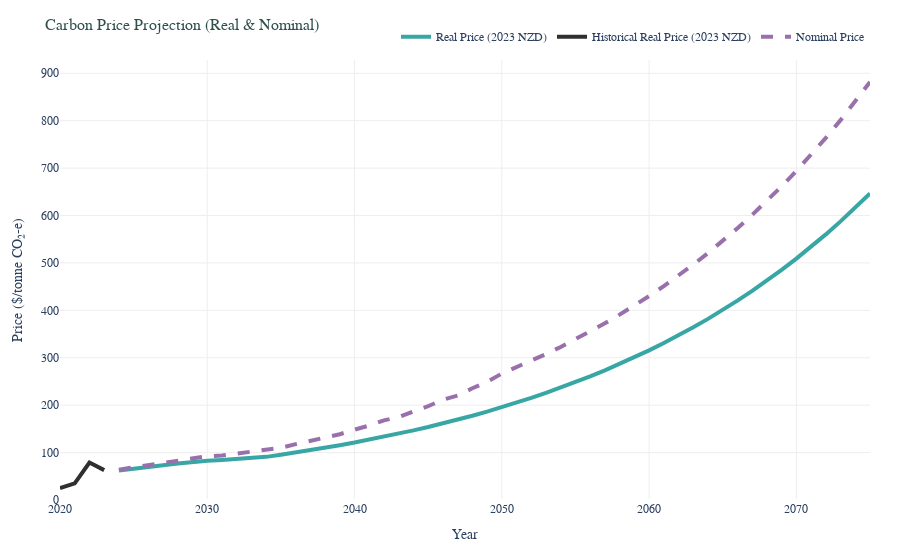
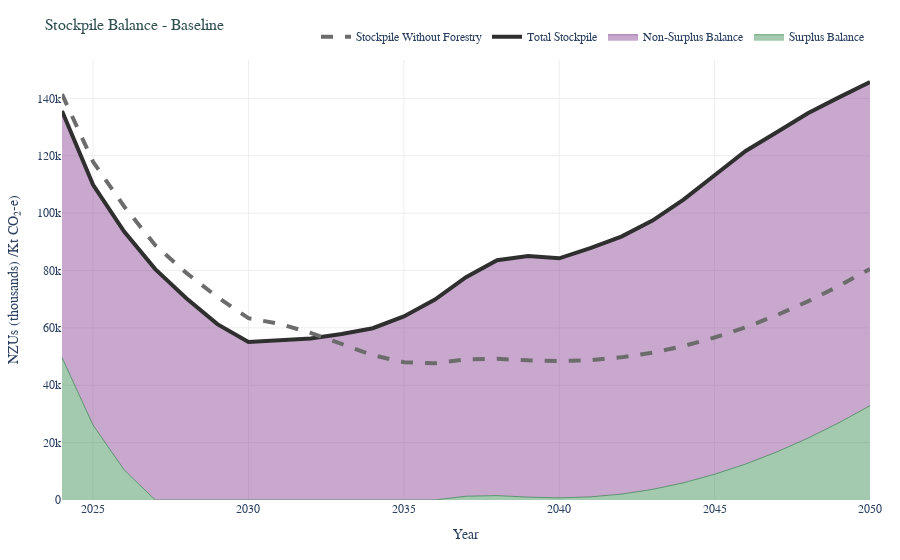
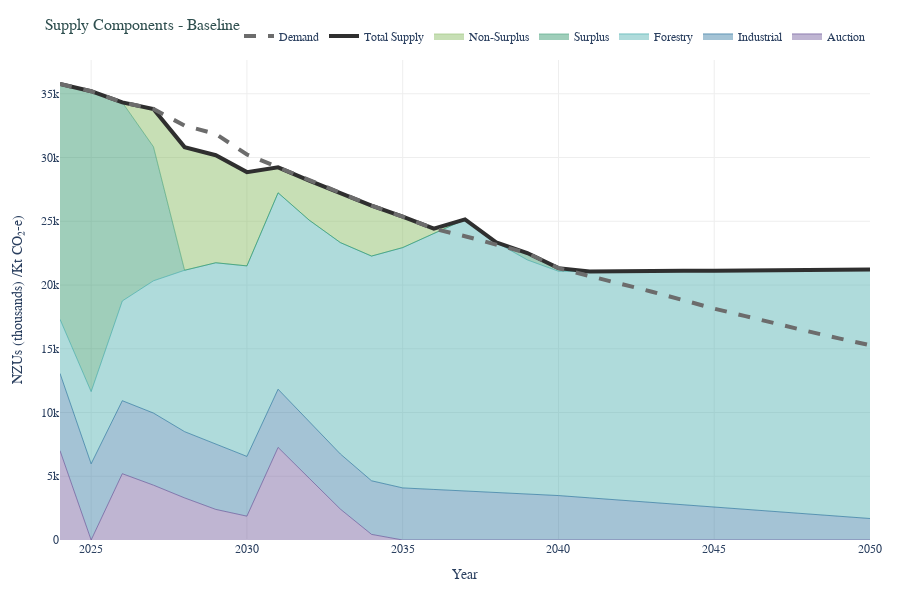
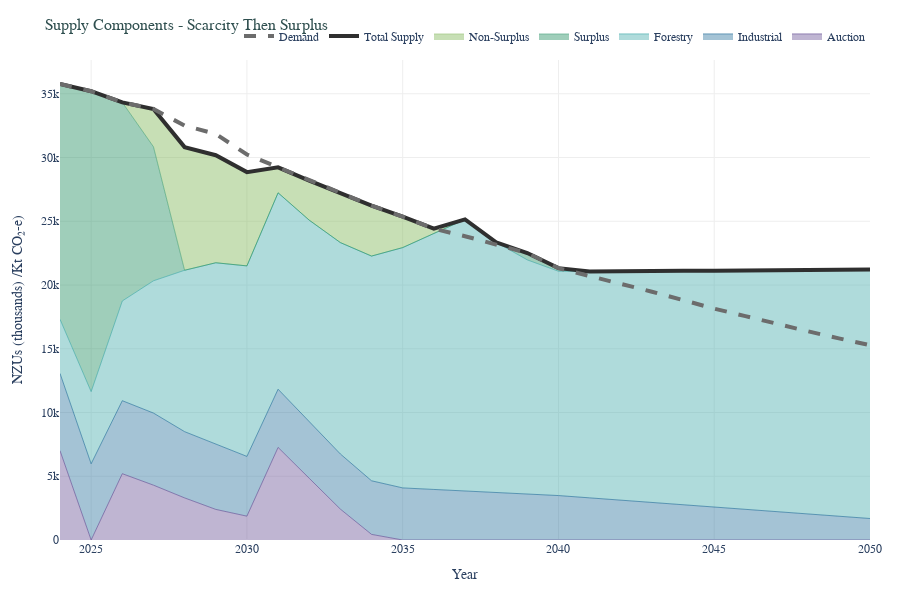

Notebook code for these charts, in order:
### Markdown cell above
## 7. Visualising Scarcity Scenario Results

Let's create charts to visualise how our scarcity scenario affects prices and market dynamics.

### Code cell
# Initialise chart generator
chart_gen = ChartGenerator(NZU)

# Generate carbon price chart
price_chart = chart_gen.carbon_price_chart()
display(price_chart)
price_chart.write_image(str(output_dir / "scarcity_price_comparison.png"))

# Generate stockpile balance chart
stockpile_chart = chart_gen.stockpile_balance_chart()
display(stockpile_chart)
stockpile_chart.write_image(str(output_dir / "scarcity_stockpile_comparison.png"))

# Generate supply components chart for each scenario
baseline_supply = chart_gen.supply_components_chart(scenario='Baseline')
display(baseline_supply)
baseline_supply.write_image(str(output_dir / "baseline_supply_components.png"))

scarcity_supply = chart_gen.supply_components_chart(scenario='Scarcity Then Surplus')
display(scarcity_supply)
scarcity_supply.write_image(str(output_dir / "scarcity_supply_components.png"))

### Figure 1 — Plotly figure (JSON) as saved in the notebook; plotly's stock layout.template omitted (floating-point values rounded to 4 significant figures)
{"data": [{"hovertemplate": "Year: %{x}<br>Real Price: $%{y:.1f} (2023 NZD)<extra></extra>", "line": {"color": "rgb(56, 166, 165)", "width": 4}, "mode": "lines", "name": "Real Price (2023 NZD)", "type": "scatter", "x": [2024, 2025, 2026, 2027, 2028, 2029, 2030, 2031, 2032, 2033, 2034, 2035, 2036, 2037, 2038, 2039, 2040, 2041, 2042, 2043, 2044, 2045, 2046, 2047, 2048, 2049, 2050, 2051, 2052, 2053, 2054, 2055, 2056, 2057, 2058, 2059, 2060, 2061, 2062, 2063, 2064, 2065, 2066, 2067, 2068, 2069, 2070, 2071, 2072, 2073, 2074, 2075], "y": [62, 65.1, 69.82, 73.24, 76.83, 80.59, 82.57, 84.59, 86.66, 88.79, 90.96, 95.42, 100.1, 105.0, 110.1, 115.5, 121.2, 127.1, 133.4, 139.9, 146.8, 154.0, 161.5, 169.4, 177.7, 186.4, 195.6, 205.1, 215.2, 225.7, 236.8, 248.4, 260.6, 273.3, 286.7, 300.8, 315.5, 331.0, 347.2, 364.2, 382.0, 400.8, 420.4, 441.0, 462.6, 485.3, 509.1, 534.0, 560.2, 587.6, 616.4, 646.6]}, {"hovertemplate": "Year: %{x}<br>Historical Real Price: $%{y:.1f} (2023 NZD)<extra></extra>", "line": {"color": "rgb(47, 47, 47)", "dash": "solid", "width": 4}, "mode": "lines", "name": "Historical Real Price (2023 NZD)", "type": "scatter", "x": [2020, 2021, 2022, 2023], "y": [25, 35, 79, 63]}, {"hovertemplate": "Year: %{x}<br>Nominal Price: $%{y:.1f}<extra></extra>", "line": {"color": "rgb(153,112,171)", "dash": "dash", "width": 4}, "mode": "lines", "name": "Nominal Price", "type": "scatter", "x": [2024, 2025, 2026, 2027, 2028, 2029, 2030, 2031, 2032, 2033, 2034, 2035, 2036, 2037, 2038, 2039, 2040, 2041, 2042, 2043, 2044, 2045, 2046, 2047, 2048, 2049, 2050, 2051, 2052, 2053, 2054, 2055, 2056, 2057, 2058, 2059, 2060, 2061, 2062, 2063, 2064, 2065, 2066, 2067, 2068, 2069, 2070, 2071, 2072, 2073, 2074, 2075], "y": [64.06, 68.61, 75.06, 78.1, 83.57, 88.37, 92.35, 93.85, 98.07, 101.3, 105.8, 110.1, 117.8, 124.6, 133.3, 138.8, 148.5, 157.0, 168.0, 174.8, 187.0, 197.8, 211.6, 220.2, 235.6, 249.2, 266.6, 279.7, 293.4, 307.8, 322.8, 338.7, 355.3, 372.7, 390.9, 410.1, 430.2, 451.3, 473.4, 496.6, 520.9, 546.4, 573.2, 601.3, 630.7, 661.7, 694.1, 728.1, 763.8, 801.2, 840.4, 881.6]}], "layout": {"font": {"family": "Arial, sans-serif", "size": 12}, "hovermode": "closest", "legend": {"orientation": "h", "x": 1, "xanchor": "right", "y": 1.02, "yanchor": "bottom"}, "margin": {"b": 60, "l": 60, "r": 30, "t": 60}, "paper_bgcolor": "white", "plot_bgcolor": "white", "title": {"font": {"color": "rgb(47, 79, 79)", "size": 16}, "text": "Carbon Price Projection (Real & Nominal)"}, "xaxis": {"gridcolor": "#eeeeee", "range": [null, null], "showgrid": true, "title": {"standoff": 15, "text": "Year"}}, "yaxis": {"gridcolor": "#eeeeee", "range": [0, null], "rangemode": "nonnegative", "showgrid": true, "title": {"standoff": 15, "text": "Price ($/tonne CO₂-e)"}}}}

### Figure 2 — Plotly figure (JSON) as saved in the notebook; plotly's stock layout.template omitted (floating-point values rounded to 4 significant figures)
{"data": [{"fillcolor": "rgba(27,120,55, 0.4)", "hovertemplate": "Year: %{x}<br>Surplus Balance: %{y:.2f} kt CO₂-e<extra></extra>", "line": {"color": "rgba(27,120,55, 0.6)", "width": 1}, "mode": "lines", "name": "Surplus Balance", "stackgroup": "one", "type": "scatter", "x": [2024, 2025, 2026, 2027, 2028, 2029, 2030, 2031, 2032, 2033, 2034, 2035, 2036, 2037, 2038, 2039, 2040, 2041, 2042, 2043, 2044, 2045, 2046, 2047, 2048, 2049, 2050], "y": [49650.0, 26080.0, 10510.0, 0, 0, 0, 0, 0, 0, 0, 0, 0, 0, 1315.0, 1535.0, 996.9, 756.2, 1089.0, 2046.0, 3693.0, 5993.0, 8971.0, 12540.0, 16750.0, 21550.0, 26930.0, 32870.0]}, {"fillcolor": "rgba(118,42,131, 0.4)", "hovertemplate": "Year: %{x}<br>Non-Surplus Balance: %{y:.2f} kt CO₂-e<extra></extra>", "line": {"color": "rgba(118,42,131, 0.6)", "width": 1}, "mode": "lines", "name": "Non-Surplus Balance", "stackgroup": "one", "type": "scatter", "x": [2024, 2025, 2026, 2027, 2028, 2029, 2030, 2031, 2032, 2033, 2034, 2035, 2036, 2037, 2038, 2039, 2040, 2041, 2042, 2043, 2044, 2045, 2046, 2047, 2048, 2049, 2050], "y": [85960.0, 83800.0, 83030.0, 80480.0, 70300.0, 61300.0, 55080.0, 55600.0, 56300.0, 57890.0, 59880.0, 64000.0, 69880.0, 76360.0, 82040.0, 84090.0, 83480.0, 86730.0, 89780.0, 93710.0, 98700.0, 104200.0, 109100.0, 111400.0, 113300.0, 113400.0, 112800.0]}, {"hovertemplate": "Year: %{x}<br>Total Stockpile: %{y:.2f} kt CO₂-e<extra></extra>", "line": {"color": "rgb(47, 47, 47)", "width": 4}, "mode": "lines", "name": "Total Stockpile", "type": "scatter", "x": [2024, 2025, 2026, 2027, 2028, 2029, 2030, 2031, 2032, 2033, 2034, 2035, 2036, 2037, 2038, 2039, 2040, 2041, 2042, 2043, 2044, 2045, 2046, 2047, 2048, 2049, 2050], "y": [135600.0, 109900.0, 93540.0, 80480.0, 70300.0, 61300.0, 55080.0, 55600.0, 56300.0, 57890.0, 59880.0, 64000.0, 69880.0, 77670.0, 83580.0, 85080.0, 84240.0, 87820.0, 91820.0, 97400.0, 104700.0, 113200.0, 121600.0, 128200.0, 134800.0, 140300.0, 145700.0]}, {"hovertemplate": "Year: %{x}<br>Stockpile Without Forestry: %{y:.2f} kt CO₂-e<extra></extra>", "line": {"color": "rgb(108, 108, 108)", "dash": "dash", "width": 4}, "mode": "lines", "name": "Stockpile Without Forestry", "type": "scatter", "x": [2024, 2025, 2026, 2027, 2028, 2029, 2030, 2031, 2032, 2033, 2034, 2035, 2036, 2037, 2038, 2039, 2040, 2041, 2042, 2043, 2044, 2045, 2046, 2047, 2048, 2049, 2050], "y": [141400.0, 117900.0, 102300.0, 88840.0, 79180.0, 70740.0, 63390.0, 61390.0, 58280.0, 54420.0, 50460.0, 48040.0, 47670.0, 48990.0, 49210.0, 48670.0, 48430.0, 48760.0, 49720.0, 51360.0, 53660.0, 56640.0, 60210.0, 64420.0, 69220.0, 74600.0, 80540.0]}], "layout": {"font": {"family": "Arial, sans-serif", "size": 12}, "hovermode": "closest", "legend": {"orientation": "h", "x": 1, "xanchor": "right", "y": 1.02, "yanchor": "bottom"}, "margin": {"b": 60, "l": 60, "r": 30, "t": 60}, "paper_bgcolor": "white", "plot_bgcolor": "white", "title": {"font": {"color": "rgb(47, 79, 79)", "size": 16}, "text": "Stockpile Balance - Baseline"}, "xaxis": {"gridcolor": "#eeeeee", "showgrid": true, "title": {"standoff": 15, "text": "Year"}}, "yaxis": {"gridcolor": "#eeeeee", "rangemode": "tozero", "showgrid": true, "title": {"standoff": 15, "text": "NZUs (thousands) /Kt CO₂-e)"}}}}

### Figure 3 — Plotly figure (JSON) as saved in the notebook; plotly's stock layout.template omitted (floating-point values rounded to 4 significant figures)
{"data": [{"fillcolor": "rgba(95, 70, 144, 0.4)", "hovertemplate": "Year: %{x}<br>Auction: %{y:.2f} kt CO₂-e<extra></extra>", "line": {"color": "rgba(95, 70, 144, 0.6)", "width": 1}, "mode": "lines", "name": "Auction", "stackgroup": "one", "type": "scatter", "x": [2024, 2025, 2026, 2027, 2028, 2029, 2030, 2031, 2032, 2033, 2034, 2035, 2036, 2037, 2038, 2039, 2040, 2041, 2042, 2043, 2044, 2045, 2046, 2047, 2048, 2049, 2050], "y": [7007.0, 0, 5200, 4300, 3300, 2400, 1870.0, 7260.0, 4840, 2420, 440.0, 0, 0, 0, 0, 0, 0, 0, 0, 0, 0, 0, 0, 0, 0, 0, 0]}, {"fillcolor": "rgba(29, 105, 150, 0.4)", "hovertemplate": "Year: %{x}<br>Industrial: %{y:.2f} kt CO₂-e<extra></extra>", "line": {"color": "rgba(29, 105, 150, 0.6)", "width": 1}, "mode": "lines", "name": "Industrial", "stackgroup": "one", "type": "scatter", "x": [2024, 2025, 2026, 2027, 2028, 2029, 2030, 2031, 2032, 2033, 2034, 2035, 2036, 2037, 2038, 2039, 2040, 2041, 2042, 2043, 2044, 2045, 2046, 2047, 2048, 2049, 2050], "y": [6058.0, 5979.0, 5726.0, 5656.0, 5196.0, 5131.0, 4686.0, 4566.0, 4446.0, 4326.0, 4206.0, 4086.0, 3966.0, 3846.0, 3726.0, 3606.0, 3486.0, 3306.0, 3126.0, 2946.0, 2766.0, 2586.0, 2406.0, 2226.0, 2046.0, 1866.0, 1686.0]}, {"fillcolor": "rgba(56, 166, 165, 0.4)", "hovertemplate": "Year: %{x}<br>Forestry: %{y:.2f} kt CO₂-e<extra></extra>", "line": {"color": "rgba(56, 166, 165, 0.6)", "width": 1}, "mode": "lines", "name": "Forestry", "stackgroup": "one", "type": "scatter", "x": [2024, 2025, 2026, 2027, 2028, 2029, 2030, 2031, 2032, 2033, 2034, 2035, 2036, 2037, 2038, 2039, 2040, 2041, 2042, 2043, 2044, 2045, 2046, 2047, 2048, 2049, 2050], "y": [4247.0, 5656.0, 7820.0, 10370.0, 12660.0, 14210.0, 14940.0, 15410.0, 15800.0, 16580.0, 17620.0, 18850.0, 20080.0, 21300.0, 19620.0, 18360.0, 17590.0, 17750.0, 17970.0, 18180.0, 18350.0, 18540.0, 18720.0, 18930.0, 19130.0, 19330.0, 19530.0]}, {"fillcolor": "rgba(15, 133, 84, 0.4)", "hovertemplate": "Year: %{x}<br>Surplus: %{y:.2f} kt CO₂-e<extra></extra>", "line": {"color": "rgba(15, 133, 84, 0.4)", "width": 1}, "mode": "lines", "name": "Surplus", "stackgroup": "one", "type": "scatter", "x": [2024, 2025, 2026, 2027, 2028, 2029, 2030, 2031, 2032, 2033, 2034, 2035, 2036, 2037, 2038, 2039, 2040, 2041, 2042, 2043, 2044, 2045, 2046, 2047, 2048, 2049, 2050], "y": [18450.0, 23560.0, 15580.0, 10510.0, 0, 0, 0, 0, 0, 0, 0, 0, 0, 0, 0, 538.5, 240.7, 0, 0, 0, 0, 0, 0, 0, 0, 0, 0]}, {"fillcolor": "rgba(115, 175, 72, 0.4)", "hovertemplate": "Year: %{x}<br>Non-Surplus: %{y:.2f} kt CO₂-e<extra></extra>", "line": {"color": "rgba(115, 175, 72, 0.4)", "width": 1}, "mode": "lines", "name": "Non-Surplus", "stackgroup": "one", "type": "scatter", "x": [2024, 2025, 2026, 2027, 2028, 2029, 2030, 2031, 2032, 2033, 2034, 2035, 2036, 2037, 2038, 2039, 2040, 2041, 2042, 2043, 2044, 2045, 2046, 2047, 2048, 2049, 2050], "y": [0, 0, 0, 2964.0, 9658.0, 8437.0, 7355.0, 2000.0, 3105.0, 3860.0, 3958.0, 2421.0, 372.6, 0, 0, 0, 0, 0, 0, 0, 0, 0, 0, 0, 0, 0, 0]}, {"hovertemplate": "Year: %{x}<br>Total Supply: %{y:.2f} kt CO₂-e<extra></extra>", "line": {"color": "rgb(47, 47, 47)", "width": 4}, "mode": "lines", "name": "Total Supply", "type": "scatter", "x": [2024, 2025, 2026, 2027, 2028, 2029, 2030, 2031, 2032, 2033, 2034, 2035, 2036, 2037, 2038, 2039, 2040, 2041, 2042, 2043, 2044, 2045, 2046, 2047, 2048, 2049, 2050], "y": [35760.0, 35200.0, 34320.0, 33800.0, 30810.0, 30180.0, 28850.0, 29230.0, 28190.0, 27190.0, 26230.0, 25350.0, 24410.0, 25140.0, 23350.0, 22510.0, 21320.0, 21060.0, 21100.0, 21120.0, 21110.0, 21120.0, 21130.0, 21150.0, 21170.0, 21200.0, 21220.0]}, {"hovertemplate": "Year: %{x}<br>Demand: %{y:.2f} kt CO₂-e<extra></extra>", "line": {"color": "rgb(108, 108, 108)", "dash": "dash", "width": 4}, "mode": "lines", "name": "Demand", "type": "scatter", "x": [2024, 2025, 2026, 2027, 2028, 2029, 2030, 2031, 2032, 2033, 2034, 2035, 2036, 2037, 2038, 2039, 2040, 2041, 2042, 2043, 2044, 2045, 2046, 2047, 2048, 2049, 2050], "y": [35760.0, 35200.0, 34320.0, 33800.0, 32500.0, 31850.0, 30240.0, 29230.0, 28190.0, 27190.0, 26230.0, 25350.0, 24410.0, 23830.0, 23130.0, 22510.0, 21320.0, 20730.0, 20140.0, 19470.0, 18810.0, 18150.0, 17560.0, 16940.0, 16370.0, 15810.0, 15280.0]}], "layout": {"font": {"family": "Arial, sans-serif", "size": 12}, "height": 600, "hovermode": "closest", "legend": {"bgcolor": "rgba(255, 255, 255, 0.9)", "font": {"size": 12}, "orientation": "h", "x": 1, "xanchor": "right", "y": 1.02, "yanchor": "bottom"}, "margin": {"b": 60, "l": 60, "r": 30, "t": 60}, "paper_bgcolor": "white", "plot_bgcolor": "white", "title": {"font": {"color": "rgb(47, 79, 79)", "size": 16}, "text": "Supply Components - Baseline"}, "width": 900, "xaxis": {"gridcolor": "#eeeeee", "showgrid": true, "title": {"standoff": 15, "text": "Year"}}, "yaxis": {"gridcolor": "#eeeeee", "range": [0, null], "rangemode": "nonnegative", "showgrid": true, "title": {"standoff": 15, "text": "NZUs (thousands) /Kt CO₂-e)"}}}}

### Figure 4 — Plotly figure (JSON) as saved in the notebook; plotly's stock layout.template omitted (floating-point values rounded to 4 significant figures)
{"data": [{"fillcolor": "rgba(95, 70, 144, 0.4)", "hovertemplate": "Year: %{x}<br>Auction: %{y:.2f} kt CO₂-e<extra></extra>", "line": {"color": "rgba(95, 70, 144, 0.6)", "width": 1}, "mode": "lines", "name": "Auction", "stackgroup": "one", "type": "scatter", "x": [2024, 2025, 2026, 2027, 2028, 2029, 2030, 2031, 2032, 2033, 2034, 2035, 2036, 2037, 2038, 2039, 2040, 2041, 2042, 2043, 2044, 2045, 2046, 2047, 2048, 2049, 2050], "y": [7007.0, 0, 5200, 4300, 3300, 2400, 1870.0, 7260.0, 4840, 2420, 440.0, 0, 0, 0, 0, 0, 0, 0, 0, 0, 0, 0, 0, 0, 0, 0, 0]}, {"fillcolor": "rgba(29, 105, 150, 0.4)", "hovertemplate": "Year: %{x}<br>Industrial: %{y:.2f} kt CO₂-e<extra></extra>", "line": {"color": "rgba(29, 105, 150, 0.6)", "width": 1}, "mode": "lines", "name": "Industrial", "stackgroup": "one", "type": "scatter", "x": [2024, 2025, 2026, 2027, 2028, 2029, 2030, 2031, 2032, 2033, 2034, 2035, 2036, 2037, 2038, 2039, 2040, 2041, 2042, 2043, 2044, 2045, 2046, 2047, 2048, 2049, 2050], "y": [6058.0, 5979.0, 5726.0, 5656.0, 5196.0, 5131.0, 4686.0, 4566.0, 4446.0, 4326.0, 4206.0, 4086.0, 3966.0, 3846.0, 3726.0, 3606.0, 3486.0, 3306.0, 3126.0, 2946.0, 2766.0, 2586.0, 2406.0, 2226.0, 2046.0, 1866.0, 1686.0]}, {"fillcolor": "rgba(56, 166, 165, 0.4)", "hovertemplate": "Year: %{x}<br>Forestry: %{y:.2f} kt CO₂-e<extra></extra>", "line": {"color": "rgba(56, 166, 165, 0.6)", "width": 1}, "mode": "lines", "name": "Forestry", "stackgroup": "one", "type": "scatter", "x": [2024, 2025, 2026, 2027, 2028, 2029, 2030, 2031, 2032, 2033, 2034, 2035, 2036, 2037, 2038, 2039, 2040, 2041, 2042, 2043, 2044, 2045, 2046, 2047, 2048, 2049, 2050], "y": [4247.0, 5656.0, 7820.0, 10370.0, 12660.0, 14210.0, 14940.0, 15410.0, 15800.0, 16580.0, 17620.0, 18850.0, 20080.0, 21300.0, 19620.0, 18360.0, 17590.0, 17750.0, 17970.0, 18180.0, 18350.0, 18540.0, 18720.0, 18930.0, 19130.0, 19330.0, 19530.0]}, {"fillcolor": "rgba(15, 133, 84, 0.4)", "hovertemplate": "Year: %{x}<br>Surplus: %{y:.2f} kt CO₂-e<extra></extra>", "line": {"color": "rgba(15, 133, 84, 0.4)", "width": 1}, "mode": "lines", "name": "Surplus", "stackgroup": "one", "type": "scatter", "x": [2024, 2025, 2026, 2027, 2028, 2029, 2030, 2031, 2032, 2033, 2034, 2035, 2036, 2037, 2038, 2039, 2040, 2041, 2042, 2043, 2044, 2045, 2046, 2047, 2048, 2049, 2050], "y": [18450.0, 23560.0, 15580.0, 10510.0, 0, 0, 0, 0, 0, 0, 0, 0, 0, 0, 0, 538.5, 240.7, 0, 0, 0, 0, 0, 0, 0, 0, 0, 0]}, {"fillcolor": "rgba(115, 175, 72, 0.4)", "hovertemplate": "Year: %{x}<br>Non-Surplus: %{y:.2f} kt CO₂-e<extra></extra>", "line": {"color": "rgba(115, 175, 72, 0.4)", "width": 1}, "mode": "lines", "name": "Non-Surplus", "stackgroup": "one", "type": "scatter", "x": [2024, 2025, 2026, 2027, 2028, 2029, 2030, 2031, 2032, 2033, 2034, 2035, 2036, 2037, 2038, 2039, 2040, 2041, 2042, 2043, 2044, 2045, 2046, 2047, 2048, 2049, 2050], "y": [0, 0, 0, 2964.0, 9658.0, 8437.0, 7355.0, 2000.0, 3105.0, 3860.0, 3958.0, 2421.0, 372.6, 0, 0, 0, 0, 0, 0, 0, 0, 0, 0, 0, 0, 0, 0]}, {"hovertemplate": "Year: %{x}<br>Total Supply: %{y:.2f} kt CO₂-e<extra></extra>", "line": {"color": "rgb(47, 47, 47)", "width": 4}, "mode": "lines", "name": "Total Supply", "type": "scatter", "x": [2024, 2025, 2026, 2027, 2028, 2029, 2030, 2031, 2032, 2033, 2034, 2035, 2036, 2037, 2038, 2039, 2040, 2041, 2042, 2043, 2044, 2045, 2046, 2047, 2048, 2049, 2050], "y": [35760.0, 35200.0, 34320.0, 33800.0, 30810.0, 30180.0, 28850.0, 29230.0, 28190.0, 27190.0, 26230.0, 25350.0, 24410.0, 25140.0, 23350.0, 22510.0, 21320.0, 21060.0, 21100.0, 21120.0, 21110.0, 21120.0, 21130.0, 21150.0, 21170.0, 21200.0, 21220.0]}, {"hovertemplate": "Year: %{x}<br>Demand: %{y:.2f} kt CO₂-e<extra></extra>", "line": {"color": "rgb(108, 108, 108)", "dash": "dash", "width": 4}, "mode": "lines", "name": "Demand", "type": "scatter", "x": [2024, 2025, 2026, 2027, 2028, 2029, 2030, 2031, 2032, 2033, 2034, 2035, 2036, 2037, 2038, 2039, 2040, 2041, 2042, 2043, 2044, 2045, 2046, 2047, 2048, 2049, 2050], "y": [35760.0, 35200.0, 34320.0, 33800.0, 32500.0, 31850.0, 30240.0, 29230.0, 28190.0, 27190.0, 26230.0, 25350.0, 24410.0, 23830.0, 23130.0, 22510.0, 21320.0, 20730.0, 20140.0, 19470.0, 18810.0, 18150.0, 17560.0, 16940.0, 16370.0, 15810.0, 15280.0]}], "layout": {"font": {"family": "Arial, sans-serif", "size": 12}, "height": 600, "hovermode": "closest", "legend": {"bgcolor": "rgba(255, 255, 255, 0.9)", "font": {"size": 12}, "orientation": "h", "x": 1, "xanchor": "right", "y": 1.02, "yanchor": "bottom"}, "margin": {"b": 60, "l": 60, "r": 30, "t": 60}, "paper_bgcolor": "white", "plot_bgcolor": "white", "title": {"font": {"color": "rgb(47, 79, 79)", "size": 16}, "text": "Supply Components - Scarcity Then Surplus"}, "width": 900, "xaxis": {"gridcolor": "#eeeeee", "showgrid": true, "title": {"standoff": 15, "text": "Year"}}, "yaxis": {"gridcolor": "#eeeeee", "range": [0, null], "rangemode": "nonnegative", "showgrid": true, "title": {"standoff": 15, "text": "NZUs (thousands) /Kt CO₂-e)"}}}}
